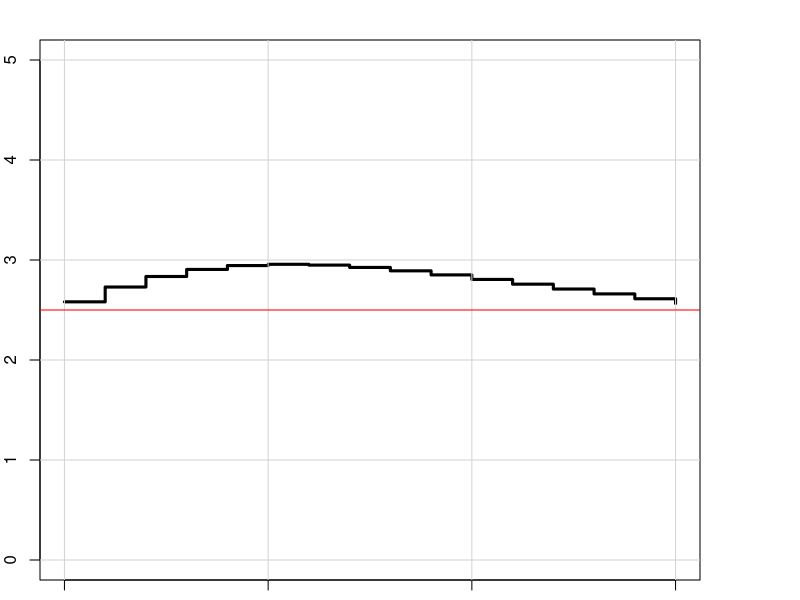

This figure's R source: (Note: this script raises an error after producing the figure.)
N <- 20;
Nrange <- seq(5,N,by=1)
area=rep(0,N)
fun <- -0.2
for(n in Nrange){
  x <- seq (-20,10,len=n)
  dx <- x[2]-x[1]
  f <- (1/(2*pi*n)^(1/2))*exp(((-1/2)*((x-3)^2))/(2*(n^2)))
  
  area[n] <- dx*(sum(f[0:(n-1)])+(f[1]+f[n])/2)
  print(area[n]-2)
}

txt <- sprintf("el resultado de la suma de rima es =%5.3e para n=%d rectangles \n",area[n],n)
cat(txt)
par(mar=c(1,2,2,5))
plot(Nrange, area[Nrange],type ="s",lwd=3,ylim=c(0,5), xlab="n",ylab="area")
grid(lty=1);
abline (h=2.5,col="red")
par(new =T)
plot(Nrange,err[Nrange],col="blue",axes=F,xlab=NA,ylab=NA,ylim=c(0,5))
axis(side=4);
mtext(text="error",sid=4,line=3)